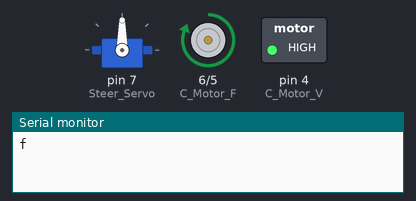
This sketch was run on a simulated Arduino Uno, built with avr-gcc and run on an emulated ATmega328P. Parts: servo, motor-driver pin pairs drawn as motors (green arrow = first pin HIGH = forward, orange = second pin HIGH = backward, longer = more drive), switched loads named in the sketch (green lamp = pin HIGH), the last lines printed to the serial monitor.

Above: at 0.05 s.
At 1.25 s:
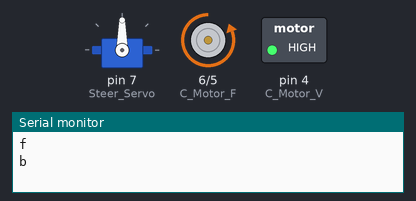
At 2.5 s:
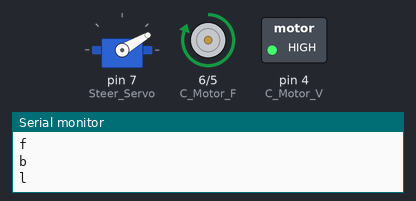
At 3.75 s:
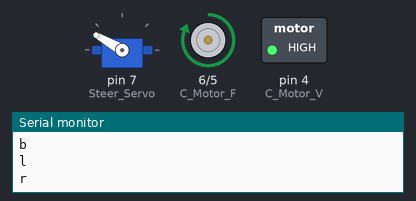
At 5.0 s:
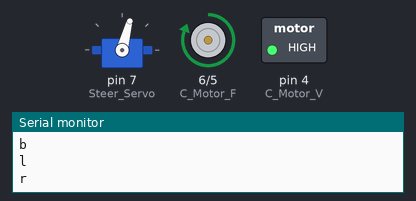
Timing chart, 0 to 5.8 s (numbered marks = the images above):
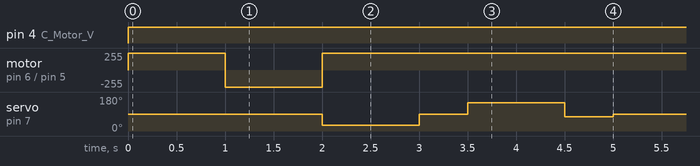

Measured:
- by itself, pin 4 (C_Motor_V): LOW → HIGH at 0.00 s
- by itself, motor on pin 6 (C_Motor_F) / pin 5 (C_Motor_B): repeats every 5.0 s: backward 255/255 1.0 s, forward 255/255 4.0 s
- by itself, servo on pin 7 (Steer_Servo): repeats every 5.0 s: 90° 0.50 s, 150° 1.0 s, 75° 0.50 s, 90° 2.0 s, 30° 1.0 s

The sketch:

init_Drive.ino
```cpp
#include <SoftwareSerial.h>
#include <Servo.h>

//bluetooth
#define Tx 2
#define Rx 3
SoftwareSerial BT(Tx, Rx);

//Servo
Servo Steer_Servo;

#define C_Motor_V 4
#define C_Motor_B 5
#define C_Motor_F 6

void setup()
{
  pinMode(C_Motor_V, OUTPUT);
  pinMode(C_Motor_F, OUTPUT);
  pinMode(C_Motor_B, OUTPUT);
  Steer_Servo.attach(7);
  BT.begin(9600);
  Serial.begin(9600);
}

void setSpeed(unsigned speed)
{
  analogWrite(C_Motor_V, speed);
}

void forward()
{
  Steer_Servo.write(90);
  digitalWrite(C_Motor_F, HIGH);
  digitalWrite(C_Motor_B, LOW);
}

void backward()
{
  Steer_Servo.write(90);
  digitalWrite(C_Motor_F, LOW);
  digitalWrite(C_Motor_B, HIGH);
}

void stop(int time)
{
  digitalWrite(C_Motor_F, HIGH);
  digitalWrite(C_Motor_B, HIGH);
  delay(time);
}

void turn_Right()
{
  setSpeed(170);
  digitalWrite(C_Motor_F, HIGH);
  digitalWrite(C_Motor_B, LOW);
  Steer_Servo.write(150);
  delay(1000);

  Steer_Servo.write(75); // 우회전 이후 정면 각도가 75
  delay(500);
}

void turn_Left()
{
  setSpeed(170);
  digitalWrite(C_Motor_F, HIGH);
  digitalWrite(C_Motor_B, LOW);
  Steer_Servo.write(30);
  delay(1000);

  Steer_Servo.write(90);
  delay(500);
}

int i;

void loop()
{
  setSpeed(255);

  Serial.println("f");
  forward();
  delay(1000);

  Serial.println("b");
  backward();
  delay(1000);

  Serial.println("l");
  turn_Left();

  Serial.println("r");
  turn_Right();


}
```
